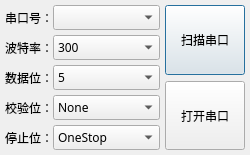
<?xml version="1.0" encoding="UTF-8"?>
<ui version="4.0">
 <class>Serial_Port_Settings</class>
 <widget class="QDialog" name="Serial_Port_Settings">
  <property name="enabled">
   <bool>true</bool>
  </property>
  <property name="geometry">
   <rect>
    <x>0</x>
    <y>0</y>
    <width>250</width>
    <height>155</height>
   </rect>
  </property>
  <property name="sizePolicy">
   <sizepolicy hsizetype="Fixed" vsizetype="Fixed">
    <horstretch>0</horstretch>
    <verstretch>0</verstretch>
   </sizepolicy>
  </property>
  <property name="font">
   <font>
    <family>黑体</family>
   </font>
  </property>
  <property name="windowTitle">
   <string>Dialog</string>
  </property>
  <layout class="QGridLayout" name="gridLayout_2">
   <property name="leftMargin">
    <number>5</number>
   </property>
   <property name="topMargin">
    <number>5</number>
   </property>
   <property name="rightMargin">
    <number>5</number>
   </property>
   <property name="bottomMargin">
    <number>5</number>
   </property>
   <property name="horizontalSpacing">
    <number>5</number>
   </property>
   <property name="verticalSpacing">
    <number>2</number>
   </property>
   <item row="0" column="0">
    <widget class="QWidget" name="widget" native="true">
     <property name="sizePolicy">
      <sizepolicy hsizetype="Expanding" vsizetype="Preferred">
       <horstretch>0</horstretch>
       <verstretch>0</verstretch>
      </sizepolicy>
     </property>
     <layout class="QGridLayout" name="gridLayout">
      <property name="leftMargin">
       <number>0</number>
      </property>
      <property name="topMargin">
       <number>0</number>
      </property>
      <property name="rightMargin">
       <number>0</number>
      </property>
      <property name="bottomMargin">
       <number>0</number>
      </property>
      <property name="horizontalSpacing">
       <number>0</number>
      </property>
      <property name="verticalSpacing">
       <number>5</number>
      </property>
      <item row="2" column="1">
       <widget class="QComboBox" name="dataBits">
        <property name="sizePolicy">
         <sizepolicy hsizetype="Expanding" vsizetype="Expanding">
          <horstretch>0</horstretch>
          <verstretch>0</verstretch>
         </sizepolicy>
        </property>
        <property name="minimumSize">
         <size>
          <width>100</width>
          <height>20</height>
         </size>
        </property>
        <property name="maximumSize">
         <size>
          <width>16777215</width>
          <height>25</height>
         </size>
        </property>
        <property name="font">
         <font>
          <family>黑体</family>
         </font>
        </property>
        <item>
         <property name="text">
          <string>5</string>
         </property>
        </item>
        <item>
         <property name="text">
          <string>6</string>
         </property>
        </item>
        <item>
         <property name="text">
          <string>7</string>
         </property>
        </item>
        <item>
         <property name="text">
          <string>8</string>
         </property>
        </item>
       </widget>
      </item>
      <item row="1" column="1">
       <widget class="QComboBox" name="baudRate">
        <property name="sizePolicy">
         <sizepolicy hsizetype="Expanding" vsizetype="Expanding">
          <horstretch>0</horstretch>
          <verstretch>0</verstretch>
         </sizepolicy>
        </property>
        <property name="minimumSize">
         <size>
          <width>100</width>
          <height>20</height>
         </size>
        </property>
        <property name="maximumSize">
         <size>
          <width>16777215</width>
          <height>25</height>
         </size>
        </property>
        <property name="font">
         <font>
          <family>黑体</family>
         </font>
        </property>
        <item>
         <property name="text">
          <string>300</string>
         </property>
        </item>
        <item>
         <property name="text">
          <string>600</string>
         </property>
        </item>
        <item>
         <property name="text">
          <string>1200</string>
         </property>
        </item>
        <item>
         <property name="text">
          <string>2400</string>
         </property>
        </item>
        <item>
         <property name="text">
          <string>4800</string>
         </property>
        </item>
        <item>
         <property name="text">
          <string>9600</string>
         </property>
        </item>
        <item>
         <property name="text">
          <string>14400</string>
         </property>
        </item>
        <item>
         <property name="text">
          <string>19200</string>
         </property>
        </item>
        <item>
         <property name="text">
          <string>38400</string>
         </property>
        </item>
        <item>
         <property name="text">
          <string>56000</string>
         </property>
        </item>
        <item>
         <property name="text">
          <string>57600</string>
         </property>
        </item>
        <item>
         <property name="text">
          <string>115200</string>
         </property>
        </item>
        <item>
         <property name="text">
          <string>128000</string>
         </property>
        </item>
        <item>
         <property name="text">
          <string>256000</string>
         </property>
        </item>
        <item>
         <property name="text">
          <string>460800</string>
         </property>
        </item>
       </widget>
      </item>
      <item row="3" column="0">
       <widget class="QLabel" name="parityBit_label">
        <property name="minimumSize">
         <size>
          <width>0</width>
          <height>20</height>
         </size>
        </property>
        <property name="maximumSize">
         <size>
          <width>70</width>
          <height>25</height>
         </size>
        </property>
        <property name="font">
         <font>
          <family>黑体</family>
         </font>
        </property>
        <property name="text">
         <string>校验位：</string>
        </property>
       </widget>
      </item>
      <item row="2" column="0">
       <widget class="QLabel" name="dataBits_label">
        <property name="minimumSize">
         <size>
          <width>0</width>
          <height>20</height>
         </size>
        </property>
        <property name="maximumSize">
         <size>
          <width>70</width>
          <height>25</height>
         </size>
        </property>
        <property name="font">
         <font>
          <family>黑体</family>
         </font>
        </property>
        <property name="text">
         <string>数据位：</string>
        </property>
       </widget>
      </item>
      <item row="0" column="0">
       <widget class="QLabel" name="Serial_Port_Num_label">
        <property name="minimumSize">
         <size>
          <width>30</width>
          <height>20</height>
         </size>
        </property>
        <property name="maximumSize">
         <size>
          <width>70</width>
          <height>25</height>
         </size>
        </property>
        <property name="font">
         <font>
          <family>黑体</family>
         </font>
        </property>
        <property name="text">
         <string>串口号：</string>
        </property>
       </widget>
      </item>
      <item row="1" column="0">
       <widget class="QLabel" name="baudRate_label">
        <property name="minimumSize">
         <size>
          <width>0</width>
          <height>20</height>
         </size>
        </property>
        <property name="maximumSize">
         <size>
          <width>70</width>
          <height>25</height>
         </size>
        </property>
        <property name="font">
         <font>
          <family>黑体</family>
         </font>
        </property>
        <property name="text">
         <string>波特率：</string>
        </property>
       </widget>
      </item>
      <item row="0" column="1">
       <widget class="QComboBox" name="Serial_Port_Num">
        <property name="sizePolicy">
         <sizepolicy hsizetype="Expanding" vsizetype="Expanding">
          <horstretch>0</horstretch>
          <verstretch>0</verstretch>
         </sizepolicy>
        </property>
        <property name="minimumSize">
         <size>
          <width>100</width>
          <height>20</height>
         </size>
        </property>
        <property name="maximumSize">
         <size>
          <width>16777215</width>
          <height>25</height>
         </size>
        </property>
        <property name="font">
         <font>
          <family>黑体</family>
         </font>
        </property>
       </widget>
      </item>
      <item row="4" column="0">
       <widget class="QLabel" name="stopBit_label">
        <property name="minimumSize">
         <size>
          <width>0</width>
          <height>20</height>
         </size>
        </property>
        <property name="maximumSize">
         <size>
          <width>70</width>
          <height>25</height>
         </size>
        </property>
        <property name="font">
         <font>
          <family>黑体</family>
         </font>
        </property>
        <property name="text">
         <string>停止位：</string>
        </property>
       </widget>
      </item>
      <item row="3" column="1">
       <widget class="QComboBox" name="parityBit">
        <property name="sizePolicy">
         <sizepolicy hsizetype="Expanding" vsizetype="Expanding">
          <horstretch>0</horstretch>
          <verstretch>0</verstretch>
         </sizepolicy>
        </property>
        <property name="minimumSize">
         <size>
          <width>100</width>
          <height>20</height>
         </size>
        </property>
        <property name="maximumSize">
         <size>
          <width>16777215</width>
          <height>25</height>
         </size>
        </property>
        <property name="font">
         <font>
          <family>黑体</family>
         </font>
        </property>
        <item>
         <property name="text">
          <string>None</string>
         </property>
        </item>
        <item>
         <property name="text">
          <string>Even</string>
         </property>
        </item>
        <item>
         <property name="text">
          <string>Odd</string>
         </property>
        </item>
        <item>
         <property name="text">
          <string>Space</string>
         </property>
        </item>
        <item>
         <property name="text">
          <string>Mark</string>
         </property>
        </item>
       </widget>
      </item>
      <item row="4" column="1">
       <widget class="QComboBox" name="stopBit">
        <property name="sizePolicy">
         <sizepolicy hsizetype="Expanding" vsizetype="Expanding">
          <horstretch>0</horstretch>
          <verstretch>0</verstretch>
         </sizepolicy>
        </property>
        <property name="minimumSize">
         <size>
          <width>100</width>
          <height>20</height>
         </size>
        </property>
        <property name="maximumSize">
         <size>
          <width>16777215</width>
          <height>25</height>
         </size>
        </property>
        <property name="font">
         <font>
          <family>黑体</family>
         </font>
        </property>
        <item>
         <property name="text">
          <string>OneStop</string>
         </property>
        </item>
        <item>
         <property name="text">
          <string>OneAndHalfStop</string>
         </property>
        </item>
        <item>
         <property name="text">
          <string>TwoStop</string>
         </property>
        </item>
       </widget>
      </item>
     </layout>
    </widget>
   </item>
   <item row="0" column="1">
    <widget class="QWidget" name="widget" native="true">
     <property name="sizePolicy">
      <sizepolicy hsizetype="Fixed" vsizetype="Preferred">
       <horstretch>0</horstretch>
       <verstretch>0</verstretch>
      </sizepolicy>
     </property>
     <layout class="QGridLayout" name="gridLayout_3">
      <property name="leftMargin">
       <number>0</number>
      </property>
      <property name="topMargin">
       <number>0</number>
      </property>
      <property name="rightMargin">
       <number>0</number>
      </property>
      <property name="bottomMargin">
       <number>0</number>
      </property>
      <property name="horizontalSpacing">
       <number>0</number>
      </property>
      <item row="0" column="0">
       <widget class="QPushButton" name="Port_Scan_Button">
        <property name="sizePolicy">
         <sizepolicy hsizetype="Expanding" vsizetype="Expanding">
          <horstretch>0</horstretch>
          <verstretch>0</verstretch>
         </sizepolicy>
        </property>
        <property name="minimumSize">
         <size>
          <width>0</width>
          <height>30</height>
         </size>
        </property>
        <property name="maximumSize">
         <size>
          <width>100</width>
          <height>16777215</height>
         </size>
        </property>
        <property name="font">
         <font>
          <family>黑体</family>
         </font>
        </property>
        <property name="text">
         <string>扫描串口</string>
        </property>
       </widget>
      </item>
      <item row="1" column="0">
       <widget class="QPushButton" name="Port_Open_Button">
        <property name="sizePolicy">
         <sizepolicy hsizetype="Expanding" vsizetype="Expanding">
          <horstretch>0</horstretch>
          <verstretch>0</verstretch>
         </sizepolicy>
        </property>
        <property name="minimumSize">
         <size>
          <width>0</width>
          <height>30</height>
         </size>
        </property>
        <property name="maximumSize">
         <size>
          <width>100</width>
          <height>16777215</height>
         </size>
        </property>
        <property name="font">
         <font>
          <family>黑体</family>
         </font>
        </property>
        <property name="text">
         <string>打开串口</string>
        </property>
        <property name="checkable">
         <bool>true</bool>
        </property>
        <property name="checked">
         <bool>false</bool>
        </property>
        <property name="autoRepeatInterval">
         <number>-1</number>
        </property>
        <property name="autoDefault">
         <bool>false</bool>
        </property>
       </widget>
      </item>
     </layout>
    </widget>
   </item>
  </layout>
 </widget>
 <resources/>
 <connections/>
</ui>
